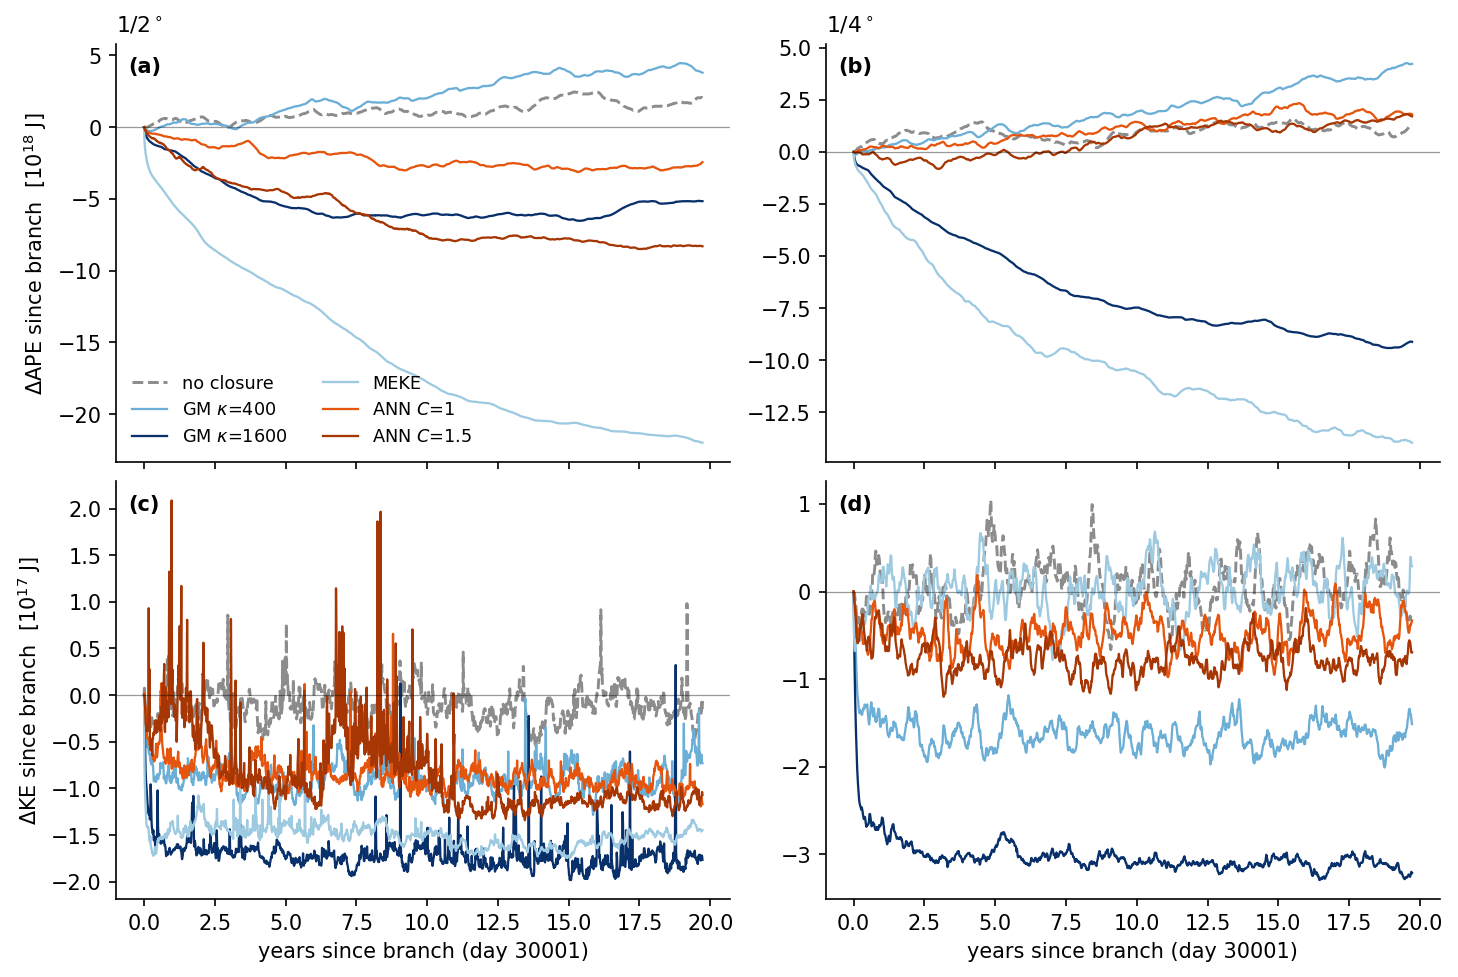

Write the Python code that produced this figure.
"""NW2 domain-integrated APE and KE time series, both rungs, all canonical closures.

Source is each run's own ocean.stats.nc (5-day records, MOM6's global energy accounting: APE is
referenced to the adiabatically-flattened -H0 state, the same reference nw2_common.ape_map uses).
All runs at a rung branch from the same day-30001 restart, so plotting ANOMALIES from the branch
point shows the response to switching the closure on directly; the no-closure run (gray) carries
the shared drift/seasonality against which the closures read."""
import numpy as np, xarray as xr
import matplotlib as mpl; mpl.use("Agg")
import matplotlib.pyplot as plt

RUNGS = [("1/2$^\\circ$", "/scratch/db194/mom6/jul2026_nw2"),
         ("1/4$^\\circ$", "/scratch/db194/mom6/jul2026_nw2_R4")]
RUNS = ["bare", "GM400", "GM1600", "MEKE", "ANN_c1p0", "ANN_c1p5"]
COL = {"bare": "#8c8c8c", "GM400": "#6baed6", "GM1600": "#08306b", "MEKE": "#9ecae1",
       "ANN_c1p0": "#e6550d", "ANN_c1p5": "#a63603"}
LAB = {"bare": "no closure", "GM400": "GM $\\kappa$=400", "GM1600": "GM $\\kappa$=1600",
       "MEKE": "MEKE", "ANN_c1p0": "ANN $C$=1", "ANN_c1p5": "ANN $C$=1.5"}

def series(base, r):
    d = xr.open_dataset(f"{base}/{r}/output/ocean.stats.nc", decode_times=False)
    t = (d["Time"].values - d["Time"].values[0]) / 365.0
    ape = d["APE"].sum("Interface").values
    ke = d["KE"].sum("Layer").values
    d.close()
    return t, ape - ape[0], ke - ke[0]

mpl.rcParams.update({"font.size": 10, "axes.titlesize": 10.5, "legend.fontsize": 8.5})
fig, ax = plt.subplots(2, 2, figsize=(9.6, 6.4), sharex=True, constrained_layout=True)
for j, (lab, base) in enumerate(RUNGS):
    for r in RUNS:
        t, dape, dke = series(base, r)
        kw = dict(color=COL[r], lw=1.1 if r != "bare" else 1.4,
                  ls="-" if r != "bare" else "--", label=LAB[r])
        ax[0, j].plot(t, dape / 1e18, **kw)
        ax[1, j].plot(t, dke / 1e17, **kw)
    ax[0, j].set_title(f"{lab}", loc="left")
for a in ax.ravel():
    a.axhline(0, color="k", lw=0.6, alpha=0.4)
    a.spines[["top", "right"]].set_visible(False)
ax[0, 0].set_ylabel("$\\Delta$APE since branch  [$10^{18}$ J]")
ax[1, 0].set_ylabel("$\\Delta$KE since branch  [$10^{17}$ J]")
for a in ax[1]:
    a.set_xlabel("years since branch (day 30001)")
ax[0, 0].legend(frameon=False, ncol=2)
for k, a in enumerate(ax.ravel()):
    a.text(0.02, 0.97, f"({'abcd'[k]})", transform=a.transAxes, va="top",
           fontsize=10, fontweight="bold")

png = "/home/db194/ANN-momentum-buoyancy-mesoscale/src/training-on-CM2.6/scripts/nw2_timeseries.png"
fig.savefig(png, dpi=150, bbox_inches="tight")
print("wrote", png)

# final-2-year means, for the record
print(f"\n{'run':<10}" + "".join(f"{l+' dAPE':>14}{l+' dKE':>13}" for l, _ in RUNGS) + "   [1e18 J / 1e17 J]")
for r in RUNS:
    row = ""
    for _, base in RUNGS:
        t, dape, dke = series(base, r)
        m = t > t[-1] - 2
        row += f"{dape[m].mean()/1e18:>14.2f}{dke[m].mean()/1e17:>13.2f}"
    print(f"{r:<10}{row}")
